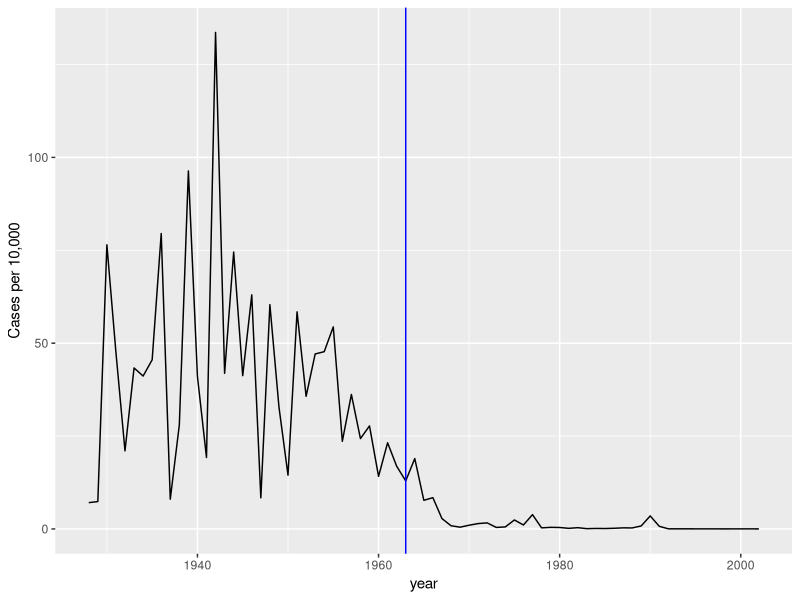
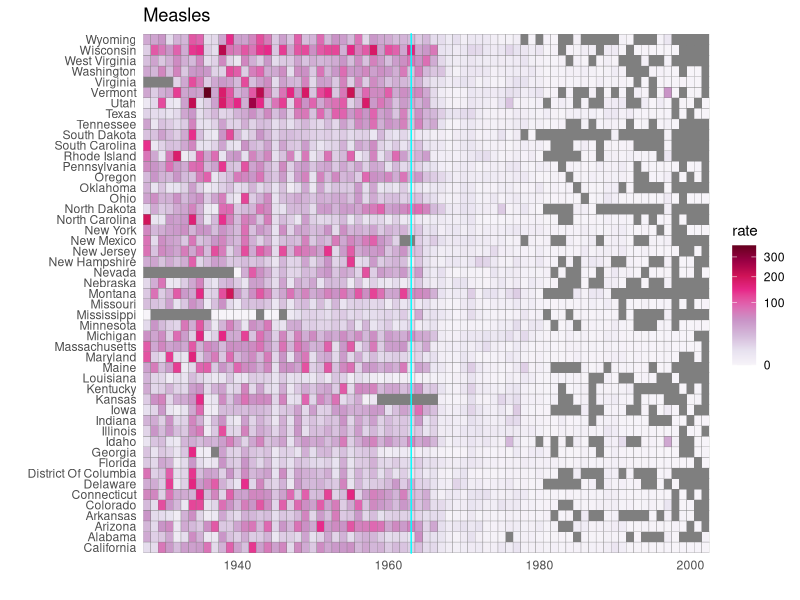

The R script that drew these images, in order:


# import data and inspect
#
library(tidyverse)
library(dslabs)
data(us_contagious_diseases)
str(us_contagious_diseases)

# assign dat to the per 10,000 rate of measles, removing Alaska and Hawaii and adjusting for weeks reporting
#
the_disease <- "Measles"
dat <- us_contagious_diseases %>%
  filter(!state %in% c("Hawaii", "Alaska") & disease == the_disease) %>%
  mutate(rate = count / population * 10000 * 52/weeks_reporting) %>%
  mutate(state = reorder(state, rate))

# plot disease rates per year in California
#
dat %>% filter(state == "California" & !is.na(rate)) %>%
  ggplot(aes(year, rate)) +
  geom_line() +
  ylab("Cases per 10,000") +
  geom_vline(xintercept=1963, col = "blue")

# tile plot of disease rate by state and year
#
dat %>% ggplot(aes(year, state, fill=rate)) +
        geom_tile(color = "grey50") +
        scale_x_continuous(expand = c(0,0)) +
        scale_fill_gradientn(colors = RColorBrewer::brewer.pal(9, "PuRd"), trans = "sqrt") +
        geom_vline(xintercept = 1963, col = "cyan") +
        theme_minimal() + theme(panel.grid = element_blank()) +
        ggtitle(the_disease) +
        ylab("") +
        xlab("")


#########################################################################################
#                                 Code Retaining Section                                #
#########################################################################################
#                                                                                       #
# geom_tile(color = "#C6DC67") +                                                        #
# scale_fill_gradientn(colors = RColorBrewer::brewer.pal(9, "Reds"), trans = "sqrt") +  #
#                                                                                       #
# "#46C5DD"                                                                             #
# "#C6DC67"                                                                             #
#                                                                                       #
#########################################################################################
